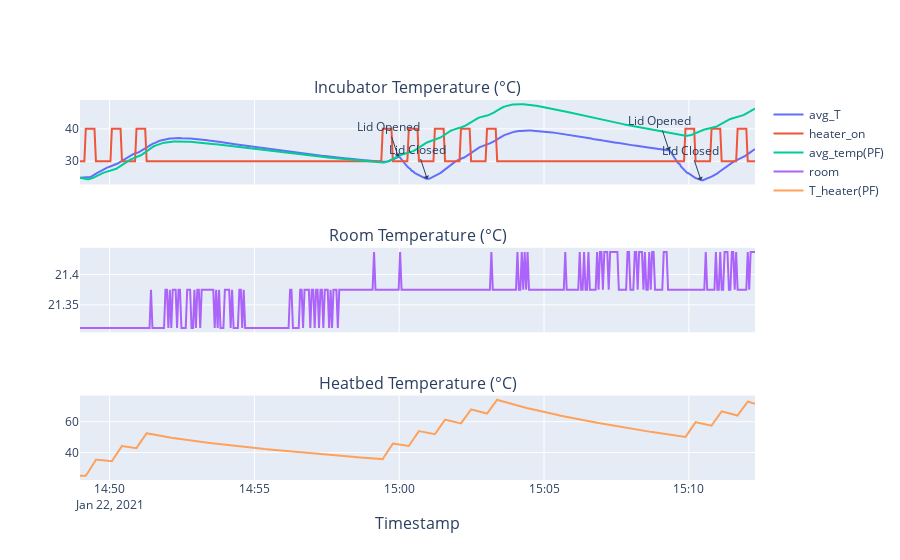

The notebook cell saved with this chart:
### Code cell
fig = plotly_incubator_data(data,
                            compare_to={
                                "PF": {
                                    "timestamp_ns": data["timestamp_ns"],
                                    "T": results[:, 1]
                                },
                            },
                            heater_T_data={
                                "PF": {
                                    "timestamp_ns": data["timestamp_ns"],
                                    "T_heater": results[:, 0]
                                },
                            },
                            events=events,
                            overlay_heater=True,
                            show_hr_time=True)

# Save plotly interactive plot
import plotly.io as pio
pio.write_html(fig, file="incubator_PF.html")

fig

### Figure 1 — Plotly figure (JSON) as saved in the notebook; plotly's stock layout.template omitted (floating-point values rounded to 4 significant figures; data arrays with more than 128 entries replaced by an {"elided": "..."} marker saying what was removed)
{"data": [{"name": "avg_T", "type": "scatter", "x": {"elided": "467 str values"}, "xaxis": "x", "y": {"elided": "467 float values"}, "yaxis": "y"}, {"name": "heater_on", "type": "scatter", "x": {"elided": "467 str values"}, "xaxis": "x", "y": {"elided": "467 int values"}, "yaxis": "y"}, {"name": "avg_temp(PF)", "type": "scatter", "x": {"elided": "467 str values"}, "xaxis": "x", "y": {"elided": "467 float values"}, "yaxis": "y"}, {"name": "room", "type": "scatter", "x": {"elided": "467 str values"}, "xaxis": "x2", "y": {"elided": "467 float values"}, "yaxis": "y2"}, {"name": "T_heater(PF)", "type": "scatter", "x": {"elided": "467 str values"}, "xaxis": "x3", "y": {"elided": "467 float values"}, "yaxis": "y3"}], "layout": {"annotations": [{"font": {"size": 16}, "showarrow": false, "text": "Incubator Temperature (°C)", "x": 0.5, "xanchor": "center", "xref": "paper", "y": 1, "yanchor": "bottom", "yref": "paper"}, {"font": {"size": 16}, "showarrow": false, "text": "Room Temperature (°C)", "x": 0.5, "xanchor": "center", "xref": "paper", "y": 0.6111, "yanchor": "bottom", "yref": "paper"}, {"font": {"size": 16}, "showarrow": false, "text": "Heatbed Temperature (°C)", "x": 0.5, "xanchor": "center", "xref": "paper", "y": 0.2222, "yanchor": "bottom", "yref": "paper"}, {"font": {"size": 16}, "showarrow": false, "text": "Timestamp", "x": 0.5, "xanchor": "center", "xref": "paper", "y": 0, "yanchor": "top", "yref": "paper", "yshift": -30}, {"arrowhead": 1, "showarrow": true, "text": "Lid Opened", "x": "2021-01-22T14:59:58", "y": 31.41}, {"arrowhead": 1, "showarrow": true, "text": "Lid Closed", "x": "2021-01-22T15:00:58", "y": 24.53}, {"arrowhead": 1, "showarrow": true, "text": "Lid Opened", "x": "2021-01-22T15:09:19", "y": 33.34}, {"arrowhead": 1, "showarrow": true, "text": "Lid Closed", "x": "2021-01-22T15:10:25", "y": 24.16}], "xaxis": {"anchor": "y", "domain": [0, 1], "matches": "x3", "showticklabels": false}, "xaxis2": {"anchor": "y2", "domain": [0, 1], "matches": "x3", "showticklabels": false}, "xaxis3": {"anchor": "y3", "domain": [0, 1]}, "yaxis": {"anchor": "x", "domain": [0.7778, 1]}, "yaxis2": {"anchor": "x2", "domain": [0.3889, 0.6111]}, "yaxis3": {"anchor": "x3", "domain": [0, 0.2222]}}}
